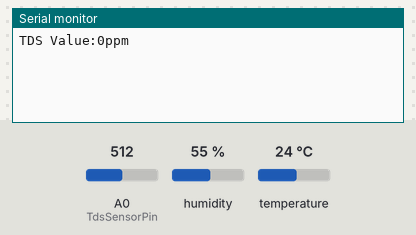
Recording of a sketch running on a simulated ESP8266 (NodeMCU). Shown: the last lines printed to the serial monitor. The test bench sets the inputs (shaded band); at power-on: humidity 55 %, A0 (TdsSensorPin) = 512, temperature 24 °C. WiFi joins after 1.5 s; servers stay silent unless stated.

Above: at 3.0 s.
3.1 s: humidity set to 22 %
At 4.9 s:
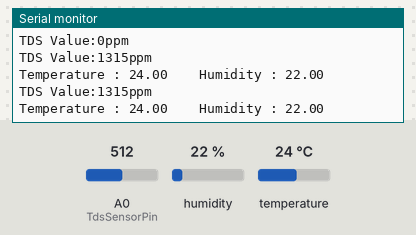
5.7 s: A0 (TdsSensorPin) set to 716
At 7.0 s:
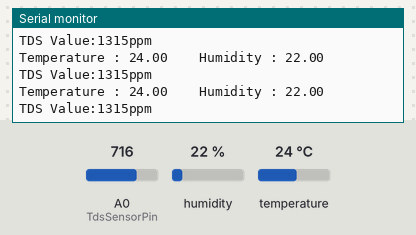
7.2 s: temperature set to 12 °C
At 8.1 s:
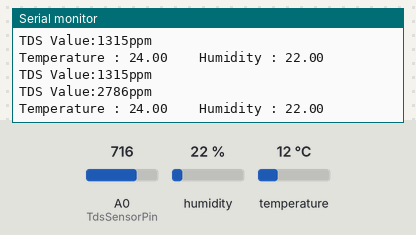
8.7 s: A0 (TdsSensorPin) set to 810
At 9.5 s:
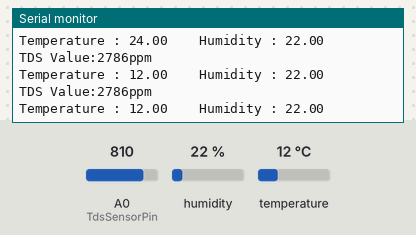
10.2 s: humidity set to 40 %
At 11.3 s:
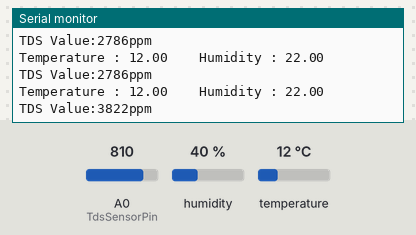
Timing chart, 0 to 12.7 s (numbered marks = the images above; inputs shaded):
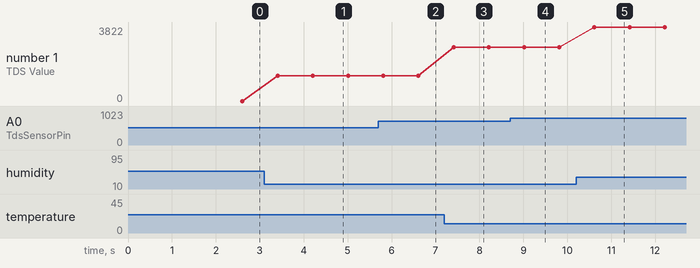

Measured:
- after the input at 3.1 s, the serial monitor: prints a new line after 0.33 s (image 1)

The sketch:

blynk_running.ino
```cpp
#define BLYNK_TEMPLATE_ID "TMPLEkirbd5J"
#define BLYNK_DEVICE_NAME "Plant Monitor v1"
#define BLYNK_AUTH_TOKEN "co_yCEJQMxG6gQx4rxrxhlfWW3zyL15p"

#define BLYNK_PRINT Serial
#include <ESP8266WiFi.h>
#include <BlynkSimpleEsp8266.h>

#include <DHT.h>


char auth[] = BLYNK_AUTH_TOKEN;

char ssid[] = "Dijkstra's-m";  // type your wifi name
char pass[] = "@pstricks01 ";  // type your wifi password

BlynkTimer timer;
#define DHTPIN 4 //Connect Out pin to D2 in NODE MCU
#define DHTTYPE DHT11
DHT dht(DHTPIN, DHTTYPE);

// TDS
#define TdsSensorPin A0
#define VREF 5.0      // analog reference voltage(Volt) of the ADC
#define SCOUNT  30           // sum of sample point
int analogBuffer[SCOUNT];    // store the analog value in the array, read from ADC
int analogBufferTemp[SCOUNT];
int analogBufferIndex = 0,copyIndex = 0;
float averageVoltage = 0,tdsValue = 0,temperature = 25;

void sendSensor()
{
  float h = dht.readHumidity();
  float t = dht.readTemperature(); // or dht.readTemperature(true) for Fahrenheit

  if (isnan(h) || isnan(t)) {
    Serial.println("Failed to read from DHT sensor!");
    return;
  }
  // You can send any value at any time.
  // Please don't send more that 10 values per second.
    Blynk.virtualWrite(V0, t);
    Blynk.virtualWrite(V1, h);
    Blynk.virtualWrite(V2, tdsValue);
    Serial.print("Temperature : ");
    Serial.print(t);
    Serial.print("    Humidity : ");
    Serial.println(h);
}
void setup()
{

  Serial.begin(115200);
  pinMode(TdsSensorPin,INPUT);
  Blynk.begin(auth, ssid, pass);
  dht.begin();
  timer.setInterval(1000L, sendSensor);

  }
int getMedianNum(int bArray[], int iFilterLen)
{
      int bTab[iFilterLen];
      for (byte i = 0; i<iFilterLen; i++)
      bTab[i] = bArray[i];
      int i, j, bTemp;
      for (j = 0; j < iFilterLen - 1; j++)
      {
      for (i = 0; i < iFilterLen - j - 1; i++)
          {
        if (bTab[i] > bTab[i + 1])
            {
        bTemp = bTab[i];
            bTab[i] = bTab[i + 1];
        bTab[i + 1] = bTemp;
         }
      }
      }
      if ((iFilterLen & 1) > 0)
    bTemp = bTab[(iFilterLen - 1) / 2];
      else
    bTemp = (bTab[iFilterLen / 2] + bTab[iFilterLen / 2 - 1]) / 2;
      return bTemp;
}
void loop()
{
  static unsigned long analogSampleTimepoint = millis();
   if(millis()-analogSampleTimepoint > 80U)     //every 40 milliseconds,read the analog value from the ADC
   {
     analogSampleTimepoint = millis();
     analogBuffer[analogBufferIndex] = analogRead(TdsSensorPin);    //read the analog value and store into the buffer
     analogBufferIndex++;
     if(analogBufferIndex == SCOUNT)
         analogBufferIndex = 0;
   }
   static unsigned long printTimepoint = millis();
   if(millis()-printTimepoint > 800U)
   {
      printTimepoint = millis();
      for(copyIndex=0;copyIndex<SCOUNT;copyIndex++)
        analogBufferTemp[copyIndex]= analogBuffer[copyIndex];
      averageVoltage = getMedianNum(analogBufferTemp,SCOUNT) * (float)VREF / 1024.0; // read the analog value more stable by the median filtering algorithm, and convert to voltage value
      float compensationCoefficient=1.0+0.02*(temperature-25.0);    //temperature compensation formula: fFinalResult(25^C) = fFinalResult(current)/(1.0+0.02*(fTP-25.0));
      float compensationVolatge=averageVoltage/compensationCoefficient;  //temperature compensation
      tdsValue=(133.42*compensationVolatge*compensationVolatge*compensationVolatge - 255.86*compensationVolatge*compensationVolatge + 857.39*compensationVolatge)*0.5; //convert voltage value to tds value
      //Serial.print("voltage:");
      //Serial.print(averageVoltage,2);
      //Serial.print("V   ");
      Serial.print("TDS Value:");
      Serial.print(tdsValue,0);
      Serial.println("ppm");

  Blynk.run();
  timer.run();
 }
}
```
